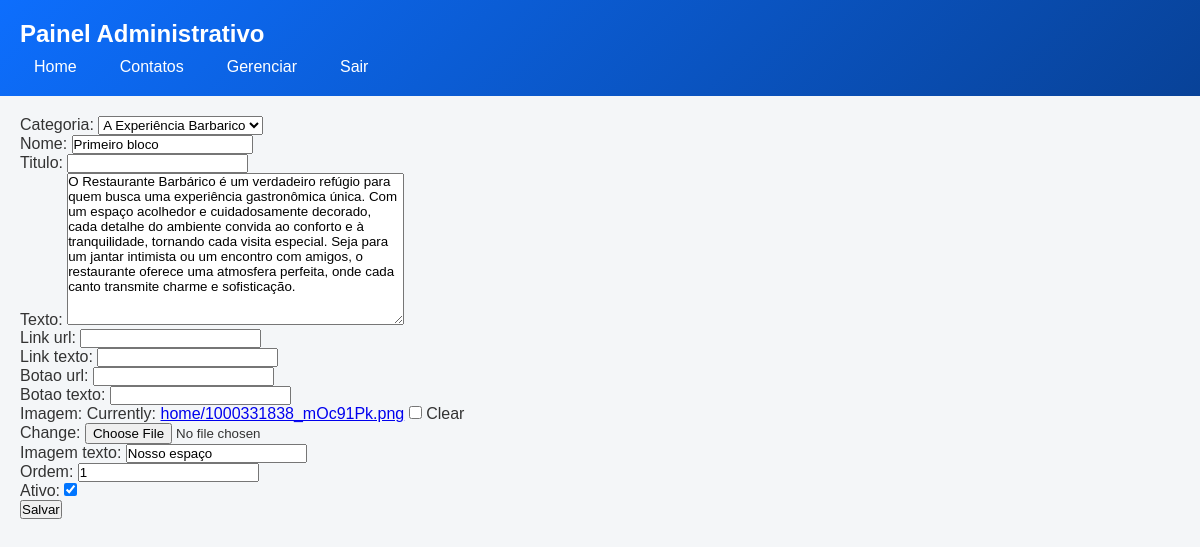
Screenshot of /painel/home/bloco/edit/1/ with the database file from the repository.
### loja/models.py (models this page shows, shortened)
class HomeBloco(models.Model):
    categoria = models.ForeignKey(
        HomeCategoria,
        on_delete=models.CASCADE,
        related_name='blocos'
    )
    nome = models.CharField(max_length=100, blank=True)
    titulo = models.CharField(max_length=150, blank=True)
    texto = models.TextField(blank=True)
    link_url = models.CharField(max_length=250, blank=True)
    link_texto = models.CharField(max_length=250, blank=True)
    botao_url = models.CharField(max_length=250, blank=True)
    botao_texto = models.CharField(max_length=250, blank=True)
    imagem = models.ImageField(upload_to='home/', blank=True)
    imagem_texto = models.CharField(max_length=150, blank=True)
    ordem = models.IntegerField(default=0)
    ativo = models.BooleanField(default=True)

class HomeCategoria(models.Model):
    nome = models.CharField(
        max_length=100,
        help_text="Nome da categoria da home"
    )
    ordem = models.IntegerField(
        default=0,
        help_text="Ordem de exibição"
    )
    ativo = models.BooleanField(default=True, help_text="Bloco ativo")
    def __str__(self):
        return self.nome

### painel/views.py (the view, shortened to what this page needs)
# urls.py: path("home/bloco/edit/<int:pk>/", HomeBlocoUpdateView.as_view(), name="home-bloco-edit"),
class HomeBlocoUpdateView(UpdateView):
    model = HomeBloco
    fields = "__all__"
    template_name = "painel/form.html"

### loja/templates/painel/form.html (shortened to what this page needs)
{% extends "painel/base.html" %}
{% block content %}
    <form method="post">
        {{ form.as_p }}
        <button type="submit">Salvar</button>
    </form>
{% endblock %}

### loja/templates/painel/base.html (style rules this page uses)
* { margin: 0; padding: 0; box-sizing: border-box; font-family: Arial, Helvetica, sans-serif; }
body { background-color: #f4f6f8; color: #333; min-height: 100vh; }

### rows the page displays
HomeBloco: categoria "A Experiência Barbarico", texto "O Restaurante Barbárico é um verdadeiro refúgio para quem busca uma experiência gastronômica única. Com um espaço acolhedor e cuidadosamente decorado, cada detalhe do ambiente convida ao conforto e à tranquilidade, tornando cada visita especial. Seja para um jantar intimista ou um encontro com amigos, o restaurante oferece uma atmosfera perfeita, onde cada canto transmite charme e sofisticação.", imagem_texto "Nosso espaço", ordem "1", ativo "☑"
HomeCategoria: nome "Primeiro bloco"
